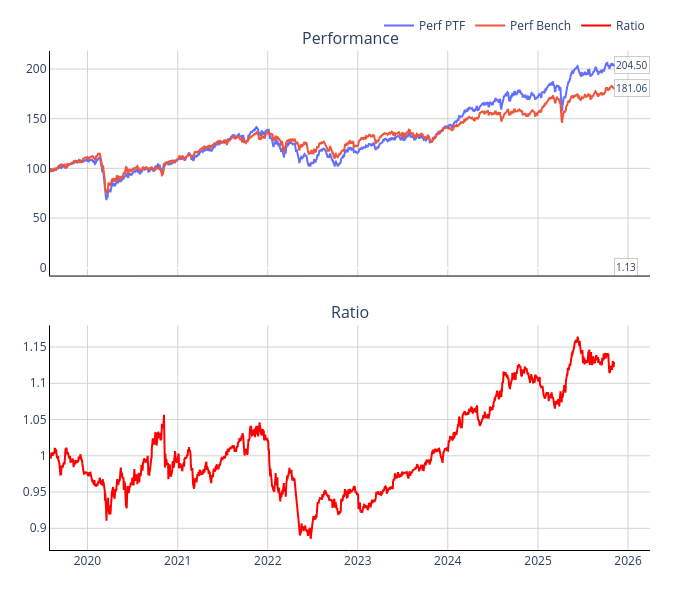

Here is the notebook cell this chart was saved with:
### Code cell
################ EUROPE ################
NAME = "EU"

#Input path 
screen_with_score_path = r"C:\GoogleDrive\TP\ML\Output_files\SCORE_ML_EU.pkl"

#Output path
ptf_save_path = rf"Portfolio_BT\PTF_ESG_{NAME}_semi.pkl"
perf_save_path = rf"Portfolio_BT\Perf_ESG_{NAME}_semi.pkl"

screen_agg_with_score = pd.read_pickle(screen_with_score_path)
returns = pd.read_pickle(path_returns) 

bench = 'STOXX EUROPE 600' #'STOXX EUROPE 600'
metrics = 'Score ML'
percentile = 0.05 # Top 600 * 0.10 = 60 boites
esg_exclusion = 0
ptf_name = 'ML EU Q1'
ponderation = "Equalweight" #'Market cap'
top_mandatory = None
cap_weight_threshold = None
cut_mkt_cap = 0

# pct_dev_secto = 3
# secto_eu = pd.read_excel(secto_reco_path, sheet_name="secto_eu", index_col=0)
# secto_eu = secto_eu/5 * pct_dev_secto


builder_EU = PtfBuilder(screen_agg_with_score, 
                    returns, 
                    bench=bench,
                    ptf_name=ptf_name, 
                    percentile=percentile,
                    esg_exclusion=esg_exclusion,
                    liste_noire=None,
                    metrics=metrics, 
                    ponderation = ponderation,
                    top_mandatory=top_mandatory,
                    cap_weight_threshold=cap_weight_threshold,
                    # reco_secto=secto_eu,
                    cut_mkt_cap = cut_mkt_cap)

builder_EU.generic_histo_seclist(start_date=screen_agg_with_score.dropna(subset=['Score ML'])['Date'].min(),freq_rebal=1, screen_start_date = "mois_impair")

# Copie du ptf precedent sur les dates manquantes
ptf = builder_EU.sec_list_historical.copy()        

# builder_EU.sec_list_historical.to_pickle(ptf_save_path)

builder_EU.backtest_plot_ptf_bench(save_path=False)

# builder_EU.perf_ptf.to_pickle(perf_save_path)

### Figure 1 — Plotly figure (JSON) as saved in the notebook; plotly's stock layout.template omitted (floating-point values rounded to 4 significant figures; data arrays with more than 128 entries replaced by an {"elided": "..."} marker saying what was removed)
{"data": [{"line": {"width": 2}, "mode": "lines", "name": "Perf PTF", "type": "scatter", "x": {"elided": "1608 str values"}, "xaxis": "x", "y": {"elided": "1608 float values"}, "yaxis": "y"}, {"line": {"width": 2}, "mode": "lines", "name": "Perf Bench", "type": "scatter", "x": {"elided": "1608 str values"}, "xaxis": "x", "y": {"elided": "1608 float values"}, "yaxis": "y"}, {"line": {"color": "red", "width": 2}, "mode": "lines", "name": "Ratio", "type": "scatter", "x": {"elided": "1608 str values"}, "xaxis": "x2", "y": {"elided": "1608 float values"}, "yaxis": "y2"}], "layout": {"annotations": [{"font": {"size": 16}, "showarrow": false, "text": "Performance", "x": 0.5, "xanchor": "center", "xref": "paper", "y": 1, "yanchor": "bottom", "yref": "paper"}, {"font": {"size": 16}, "showarrow": false, "text": "Ratio", "x": 0.5, "xanchor": "center", "xref": "paper", "y": 0.45, "yanchor": "bottom", "yref": "paper"}, {"bgcolor": "rgba(255,255,255,0.8)", "bordercolor": "rgba(0,0,0,0.2)", "borderwidth": 1, "font": {"size": 10}, "showarrow": false, "text": "204.50", "x": "2025-11-05T00:00:00", "xanchor": "left", "y": 204.5}, {"bgcolor": "rgba(255,255,255,0.8)", "bordercolor": "rgba(0,0,0,0.2)", "borderwidth": 1, "font": {"size": 10}, "showarrow": false, "text": "181.06", "x": "2025-11-05T00:00:00", "xanchor": "left", "y": 181.1}, {"bgcolor": "rgba(255,255,255,0.8)", "bordercolor": "rgba(0,0,0,0.2)", "borderwidth": 1, "font": {"size": 10}, "showarrow": false, "text": "1.13", "x": "2025-11-05T00:00:00", "xanchor": "left", "y": 1.13}], "height": 600, "legend": {"orientation": "h", "x": 1, "xanchor": "right", "y": 1.02, "yanchor": "bottom"}, "margin": {"b": 50, "l": 50, "r": 50, "t": 50}, "paper_bgcolor": "white", "plot_bgcolor": "white", "showlegend": true, "title": {"text": ""}, "width": 700, "xaxis": {"anchor": "y", "domain": [0, 1], "gridcolor": "lightgray", "gridwidth": 1, "linecolor": "black", "linewidth": 1, "matches": "x2", "showgrid": true, "showline": true, "showticklabels": false}, "xaxis2": {"anchor": "y2", "domain": [0, 1], "gridcolor": "lightgray", "gridwidth": 1, "linecolor": "black", "linewidth": 1, "showgrid": true, "showline": true}, "yaxis": {"anchor": "x", "domain": [0.55, 1], "gridcolor": "lightgray", "gridwidth": 1, "linecolor": "black", "linewidth": 1, "showgrid": true, "showline": true}, "yaxis2": {"anchor": "x2", "domain": [0, 0.45], "gridcolor": "lightgray", "gridwidth": 1, "linecolor": "black", "linewidth": 1, "showgrid": true, "showline": true}}}
